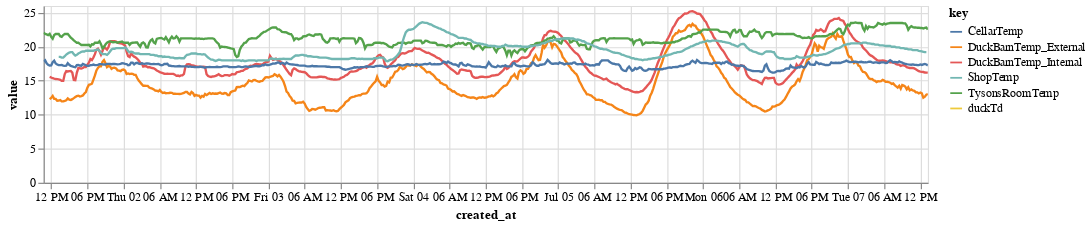

Notebook code cell kept with this figure:
### Code cell
selector = alt.selection_single(
    fields=['key'], 
    empty='all',
    bind='legend'
)

area1 = alt.Chart(dfsub.reset_index()).transform_fold(
    ['DuckBarnTemp_Internal','DuckBarnTemp_External','TysonsRoomTemp','duckTd','ShopTemp','CellarTemp']
).mark_line(clip=True
).encode(
    alt.X('created_at:T'),
    alt.Y('value:Q'),
    alt.Color('key:N'),
    opacity=alt.condition(selector, alt.value(1), alt.value(0))
).add_selection(
    selector
).properties(
    width=750,
    height=150
).interactive()

area1

### Figure 1 — Vega-Lite specification as saved in the notebook (floating-point values rounded to 4 significant figures; data arrays with more than 128 entries replaced by an {"elided": "..."} marker saying what was removed)
{"config": {"view": {"continuousWidth": 400, "continuousHeight": 300}}, "data": {"name": "data-d7c9737ca5c301f9a97d74beca053073"}, "mark": {"type": "line", "clip": true}, "encoding": {"color": {"type": "nominal", "field": "key"}, "opacity": {"condition": {"value": 1, "selection": "selector003"}, "value": 0}, "x": {"type": "temporal", "field": "created_at"}, "y": {"type": "quantitative", "field": "value"}}, "height": 150, "selection": {"selector003": {"type": "single", "fields": ["key"], "empty": "all", "bind": "legend"}, "selector004": {"type": "interval", "bind": "scales", "encodings": ["x", "y"]}}, "transform": [{"fold": ["DuckBarnTemp_Internal", "DuckBarnTemp_External", "TysonsRoomTemp", "duckTd", "ShopTemp", "CellarTemp"]}], "width": 750, "$schema": "https://vega.github.io/schema/vega-lite/v4.8.1.json", "datasets": {"data-d7c9737ca5c301f9a97d74beca053073": {"elided": "587 records"}}}
